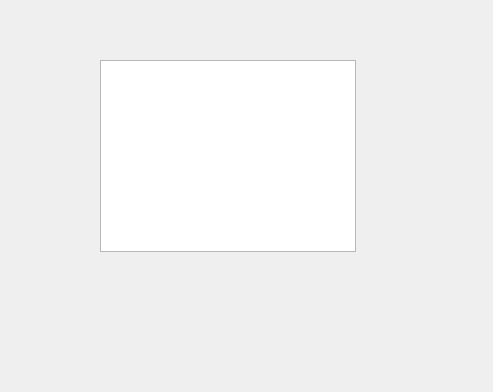
<?xml version="1.0" encoding="UTF-8"?>
<ui version="4.0">
 <class>client</class>
 <widget class="QDialog" name="client">
  <property name="geometry">
   <rect>
    <x>0</x>
    <y>0</y>
    <width>493</width>
    <height>392</height>
   </rect>
  </property>
  <property name="windowTitle">
   <string>Dialog</string>
  </property>
  <widget class="QTextBrowser" name="textBrowser">
   <property name="geometry">
    <rect>
     <x>100</x>
     <y>60</y>
     <width>256</width>
     <height>192</height>
    </rect>
   </property>
  </widget>
 </widget>
 <resources/>
 <connections/>
</ui>
